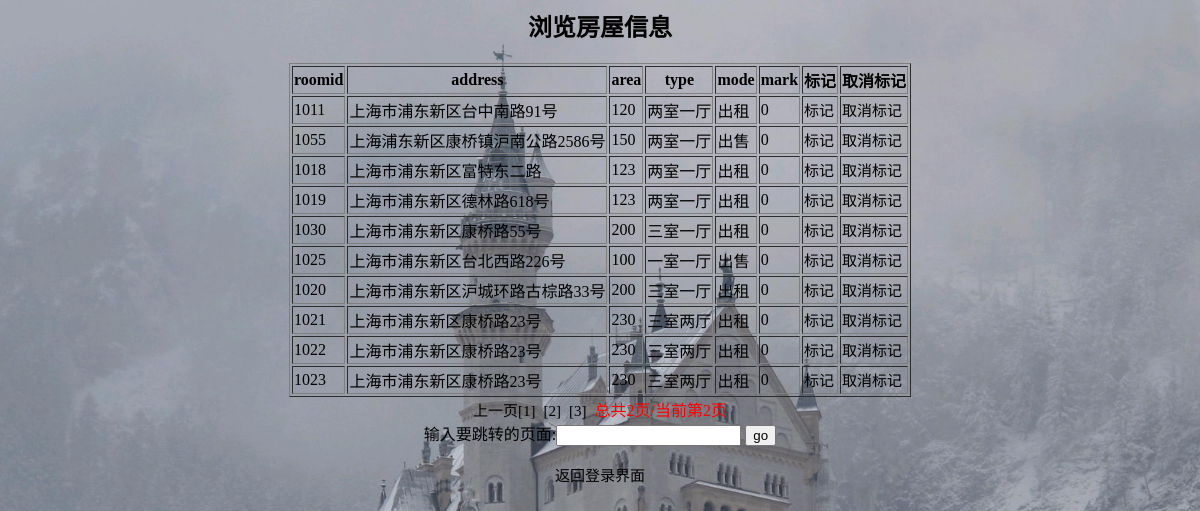
Screenshot of /HouserMange/BrowseMessage.php?pageNow=2 with the database file from the repository.
### tables this page shows
CREATE TABLE `home` (
  `roomid` varchar(32) NOT NULL,
  `address` varchar(32) default NULL,
  `area` varchar(32) default NULL,
  `type` varchar(32) default NULL,
  `mode` varchar(32) default NULL,
  `mark` int(11) default '0',
  PRIMARY KEY  (`roomid`)
);

### HouserMange/mysqlTools.class.php (called while the page is built, shortened)
<?php
  class mysqlTools{
  	private $user="root";
  	private $pwd="root";
  	private $localhost="localhost";
  	private $conn;
  	public function __construct(){
  		$this->conn=mysql_connect($this->localhost,$this->user,$this->pwd) or die("连接出错".mysql_error());
  	}
  public function execute_dql_fenyaPage($sql1,$sql2,$page){
 	 	$res1=mysql_query($sql1,$this->conn) or die("1".mysql_error());
  		$arr = array();
  		while($row = mysql_fetch_assoc($res1)){
  			$arr[]=$row;
  		}
  		$res2 = mysql_query($sql2,$this->conn) or die("2".mysql_error());
  		if($row = mysql_fetch_row($res2)){
  			$page->rowCount= $row[0];
  		}
  		$page->pageCount = ceil($page->rowCount/$page->pageSize);
  		$page->res_array = $arr;
  	}
  }
?>

### HouserMange/publishServer.php (the view, shortened to what this page needs)
<?php
require_once 'mysqlTools.class.php';
class publishServer{
	public function browse_Mes($page){
		$pageStat = ($page->getPageNow()-1)*$page->getPageSize();
		$mst = new mysqlTools();
		$sql1 ="select * from home limit ".$pageStat.",".$page->getPageSize();
		$sql2 = "select count(roomid) C from home";
		$mst->execute_dql_fenyaPage($sql1,$sql2,$page);
	}
	function pageInfoDeal($page){
			$page->gotoUrl="BrowseMessage.php";
  			$navigate ="<table border=1><tr><th>roomid</th><th>address</th><th>area</th><th>type</th><th>mode</th><th>mark</th><th>标记</th><th>取消标记</th></tr>";
			for($i=0;$i<count($page->res_array);$i++){
				$row = $page->res_array[$i];
				$navigate.="<tr><td>{$row['roomid']}</td><td>{$row['address']}</td><td>{$row['area']}</td><td>{$row['type']}</td><td>{$row['mode']}</td><td>{$row['mark']}</td>"
				."<td><a href='BrowseMessage.php?mark=1&roomid={$row['roomid']}'>标记</a></td><td><a href='BrowseMessage.php?mark=0&roomid={$row['roomid']}'>取消标记</a></td></tr>";
			}
			$navigate.= "</table>";
			if($page->pageNow>1){
				$pageUp=$page->pageNow-1;
				$navigate.= "<a href='{$page->gotoUrl}?pageNow=$pageUp'>上一页</a>";
			}
			$start = floor(($page->pageNow-1)/$page->pageWhole)*$page->pageWhole+1;
			$index =$start+$page->pageWhole;
			if($page->pageNow<=$page->pageWhole){
				$start=1;
			}else{
				$navigate.= "<a href='{$page->gotoUrl}?pageNow=".($start-1)."'><<</a>";
			}
			for(;$start<$index;$start++){
				$navigate.= "<a href='{$page->gotoUrl}?pageNow=$start'>[$start]</a>&nbsp;&nbsp;";
			}
			$navigate.="总共".$page->pageCount."页/当前第".$page->pageNow."页";
			$page->navigate = $navigate;
			echo $page->navigate;
			}
}
?>

### HouserMange/bg.css (style rules this page uses)
body { background:url(bg.jpg) top center no-repeat; background-size:cover; }
a:link { font-size: 15px; color: black; text-decoration: none; }

### rows the page displays
home: roomid "1011", address "上海市浦东新区台中南路91号", area "120", type "两室一厅", mode "出租", mark "0"
home: roomid "1055", address "上海浦东新区康桥镇沪南公路2586号", area "150", type "两室一厅", mode "出售", mark "0"
home: roomid "1018", address "上海市浦东新区富特东二路", area "123", type "两室一厅", mode "出租", mark "0"
home: roomid "1019", address "上海市浦东新区德林路618号", area "123", type "两室一厅", mode "出租", mark "0"
home: roomid "1030", address "上海市浦东新区康桥路55号", area "200", type "三室一厅", mode "出租", mark "0"
home: roomid "1025", address "上海市浦东新区台北西路226号", area "100", type "一室一厅", mode "出售", mark "0"
home: roomid "1020", address "上海市浦东新区沪城环路古棕路33号", area "200", type "三室一厅", mode "出租", mark "0"
home: roomid "1021", address "上海市浦东新区康桥路23号", area "230", type "三室两厅", mode "出租", mark "0"
home: roomid "1022", address "上海市浦东新区康桥路23号", area "230", type "三室两厅", mode "出租", mark "0"
home: roomid "1023", address "上海市浦东新区康桥路23号", area "230", type "三室两厅", mode "出租", mark "0"

### other values shown
$page->navigate "总共2页/当前第2页"
